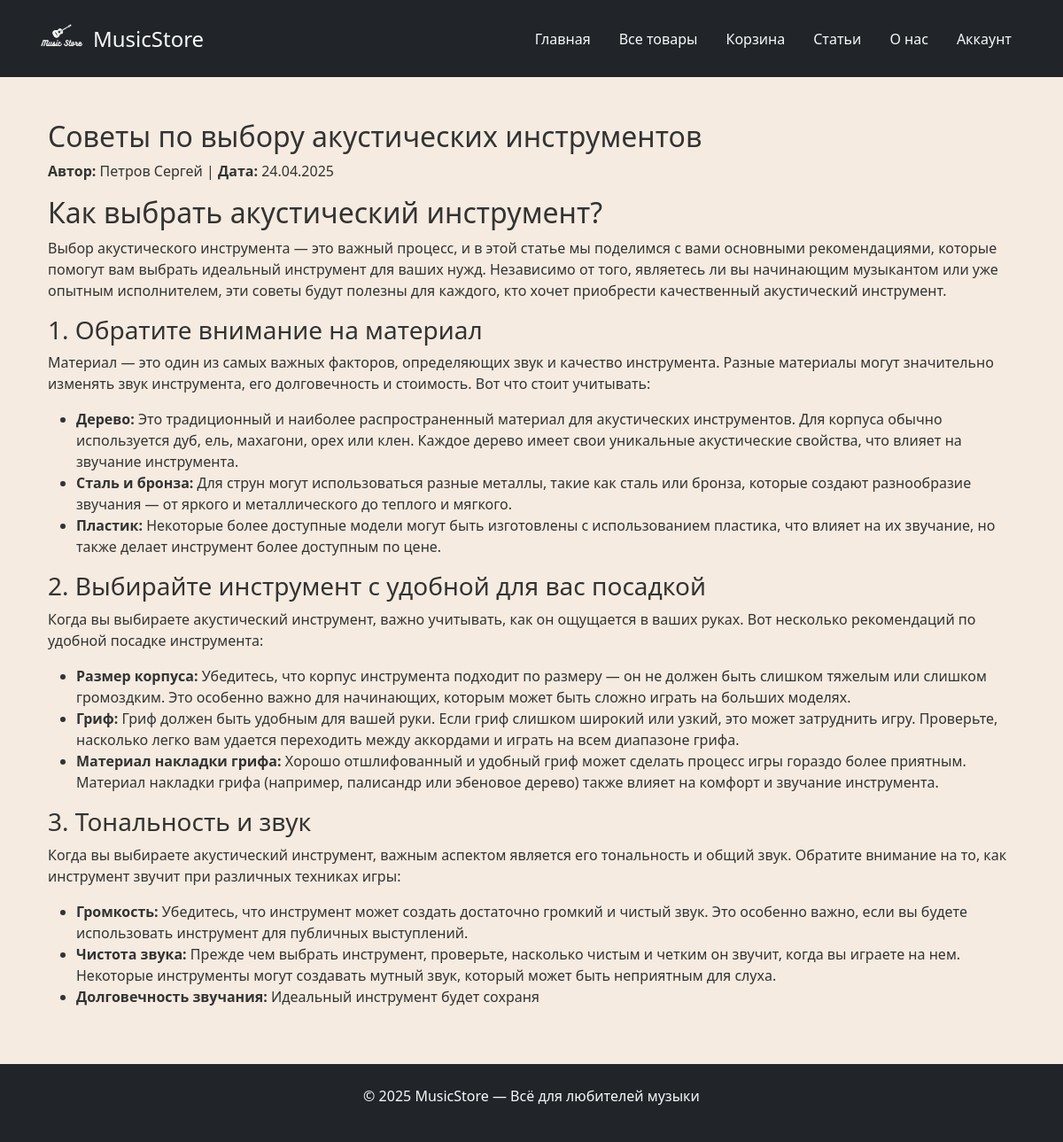
The page /code/news_detail.php?id=4 on the database its author committed.
### code/news_detail.php (the view, shortened to what this page needs)
<?php
include 'db.php';
include 'header.php';
$newsId = $_GET['id'] ?? null;
$stmt = $pdo->prepare("
    SELECT n.*, k.Имя, k.Фамилия
    FROM новости n
    JOIN сотрудники k ON n.Автор_ID = k.IDC
    WHERE n.ID = ?
");
$stmt->execute([$newsId]);
$news = $stmt->fetch();
?>
<div class="container py-5">
    <h2><?= htmlspecialchars($news['Заголовок']) ?></h2>
    <p><strong>Автор:</strong> <?= htmlspecialchars($news['Фамилия'] . ' ' . $news['Имя']) ?> |
       <strong>Дата:</strong> <?= date("d.m.Y", strtotime($news['Дата_публикации'])) ?></p>
    <p><?= $news['Содержимое'] ?></p>
</div>
<?php include 'footer.php'; ?>

### code/style.css (style rules this page uses)
html, body { font-family: 'Segoe UI', sans-serif; height: 100%; margin: 0; padding: 0; background-color: #f5ebe0; color: #333; display: flex; flex-direction: column; }

### rows shown on the page
новости: Заголовок "Советы по выбору акустических инструментов", Автор_ID.Имя "Петров Сергей", Дата_публикации "24.04.2025", Содержимое "Как выбрать акустический инструмент? Выбор акустического инструмента — это важный процесс, и в этой статье мы поделимся с вами основными рекомендациями, которые помогут вам выбрать идеальный инструмент для ваших нужд. Независимо от того, являетесь ли вы начинающим музыкантом или уже опытным исполнителем, эти советы будут полезны для каждого, кто хочет приобрести качественный акустический инструмент. 1. Обратите внимание на материал Материал — это один из самых важных факторов, определяющих звук и качество инструмента. Разные материалы могут значительно изменять звук инструмента, его долговечность и стоимость. Вот что стоит учитывать: Дерево: Это традиционный и наиболее распространенный…"
